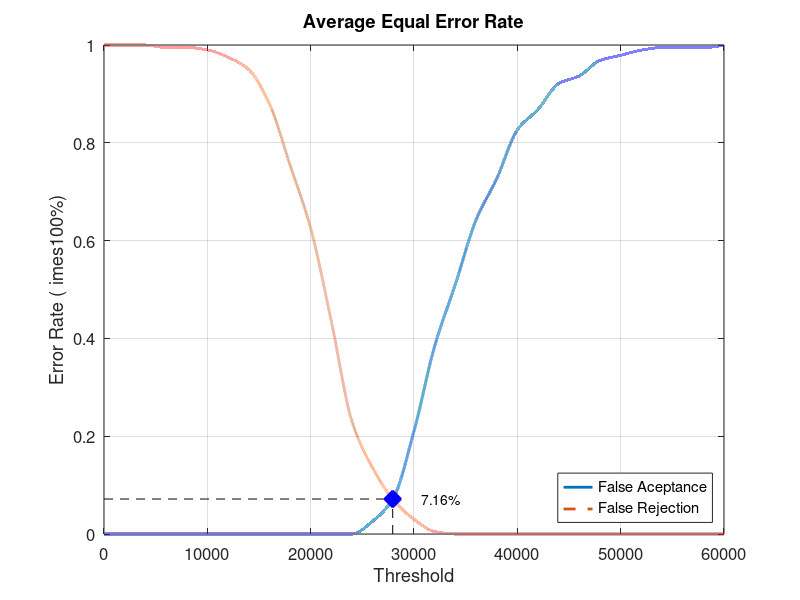
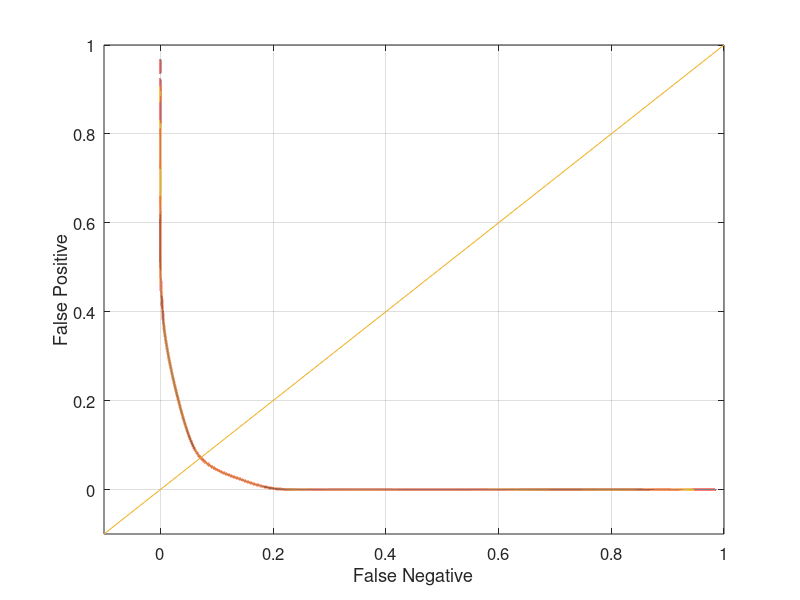

These figures' MATLAB source, in order:
close all;
clear;
clc;
x = 0:2000:60000;
xq = 0:0.5:60000;

y0 = [0 0 0 0 0 0 0 0 0 0 0 0 0 0.0263158 0.0736842 0.210526 0.384211 0.510526 0.642105 0.726316 0.826316 0.868421 0.921053 0.936842 0.968421 0.978947 0.989474 0.994737 0.994737 0.994737 1]
yy0 = interp1(x, y0, xq, 'pchip');
y1 = [1 1 1 0.995 0.995 0.99 0.975 0.95 0.88 0.755 0.625 0.435 0.23 0.135 0.07 0.03 0.005 0 0 0 0 0 0 0 0 0 0 0 0 0 0]
yy1 = interp1(x, y1, xq, 'pchip');

% Calculating EER: 
y2 = abs(y0 - y1);
find(y2 == min(y2))
yy2 = abs(yy0 - yy1);
xEER = find(yy2 == min(yy2));
xEERIndex = xq(xEER) % X-axis EER
yEER = yy0(xEER) % Y-axis EER

main = figure
plot(xq, yy0,'-','LineWidth', 2);	hold on
plot(xq, yy1,'--','LineWidth', 2);	hold on
plot([xEERIndex xEERIndex], [0 yEER], 'k--');	hold on
plot([0 xEERIndex], [yEER yEER], 'k--');	hold on
plot(xEERIndex, yEER, 'bx', 'LineWidth', 10);	hold on
text(xEERIndex + 10 * xEERIndex / 100, yEER, [num2str(round((10000 * yEER)) / 100) '%'])
legend('False Aceptance', 'False Rejection', 'Location', 'SouthEast')
xlabel('Threshold')
ylabel('Error Rate (	imes100%)')
title('Average Equal Error Rate')
set(gca, 'FontSize', 12)
axis([0 60000 0 1])
grid on

print(main, 'Database4_3Main', '-dpng');
FNRxFPR = figure('Color', [1 1 1]);
plot(yy1, yy0, '-', yy1, yy0, 'LineWidth', 2);
hold on
y = -0.1:0.1:1
plot(y, y); 
set(gca, 'FontSize', 12)
xlabel('False Negative')
ylabel('False Positive')
axis([-0.1 1 -0.1 1])
set(gca, 'FontSize', 12)
grid on

print(FNRxFPR, 'Database4_3FNRxFPR','-dpng');
